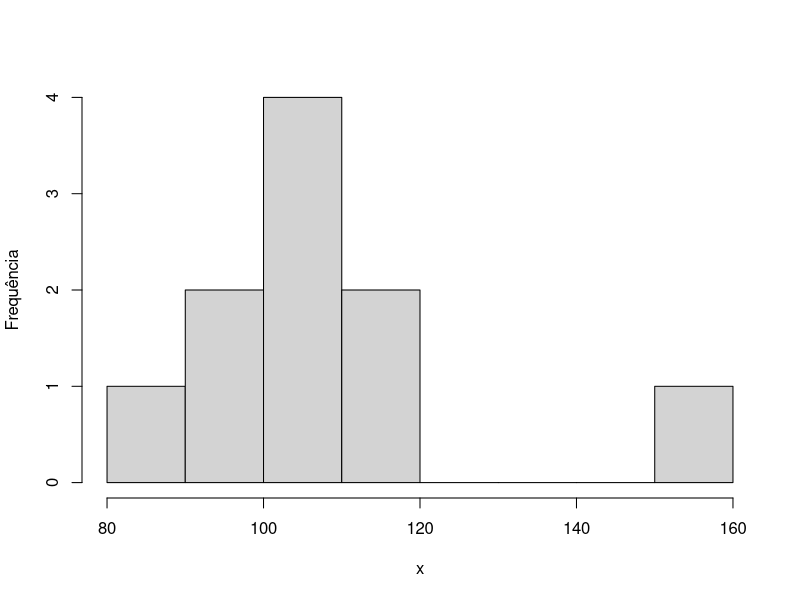

The R script that drew this image:
## ---- chunk 1
(x <- rnorm(10, 100, 15))
## ---- chunk 2
hist(x, main = "", ylab = "Frequência")
